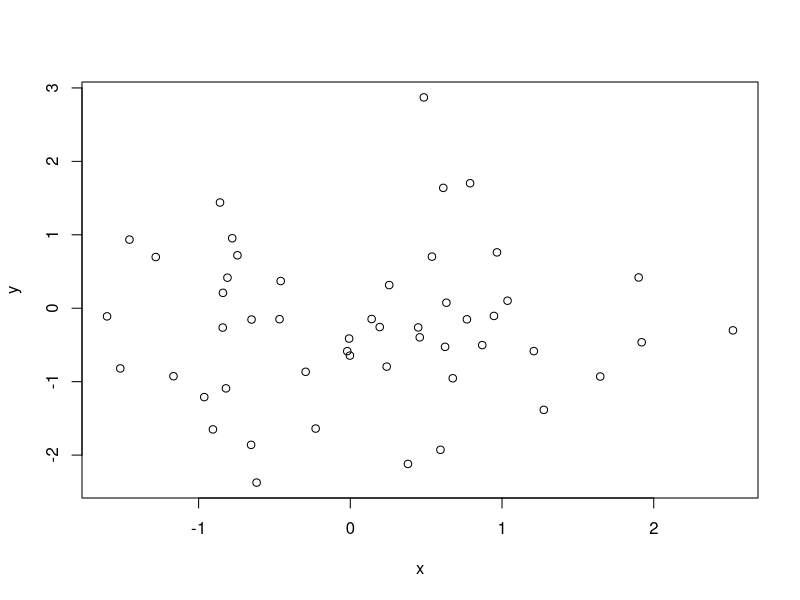

Reproduce this figure in R.
#This is just an appendix a from 
#R-intro by cran.r-project.org

#Generate two pseudo random normarl vectors of
#x and y-coordiates
x <- rnorm(50)
y <- rnorm(x)
print(x)
print(y)
plot(x,y)

#See which R object are now in the R workspace
ls()

#remove objects no longer needed. (Clean up)
rm(x,y)

#Generate a sequence x = {1, 2, 3, ... , 20}
x <- 1:20
w <- 1 + sqrt(x)/2  #A 'weight' vector of standard deviations
print(x)
print(w)

